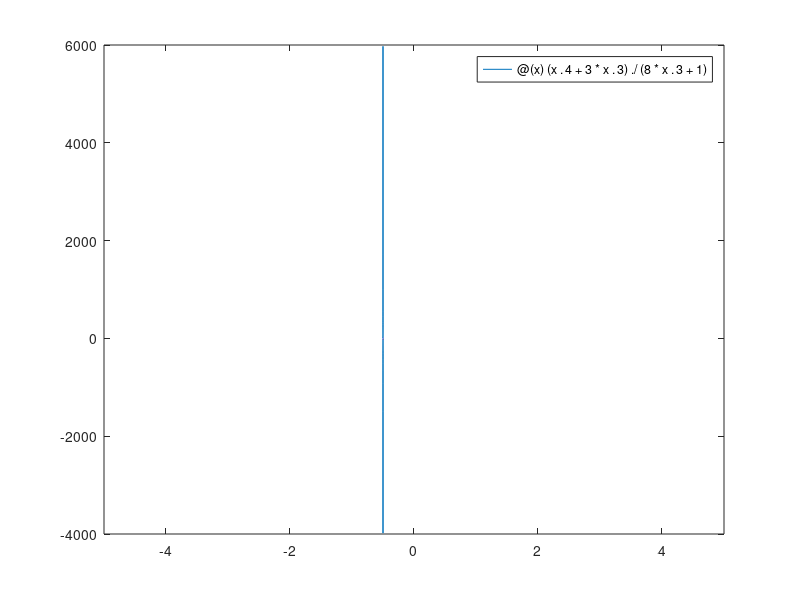

This figure's MATLAB source: (Note: this script raises an error after producing the figure.)
y = @(x) (x.^4 + 3*x.^3)./(8*x.^3 + 1);
fplot(y);
syms x;
y_sym = (x^4 + 3*x^3)/(8*x^3 + 1);
limit(y, x, -1/2, 'left'); % Inf
limit(y, x, -1/2, 'right');% -Inf (verschillend dus geen VA)

omgPlus = limit(y/x, x, Inf, 'left');
bPlus = limit(y - omgPlus*x, x, Inf, 'left');

%NVA voor x -> Inf: y = x/8 + 3/8)

omgMin = limit(y/x, x, -Inf, 'right');
bMin = limit(y - omgMin*x, x, -Inf, 'right');

%NVA voor x -> -Inf: y = x/8 + 3/8

